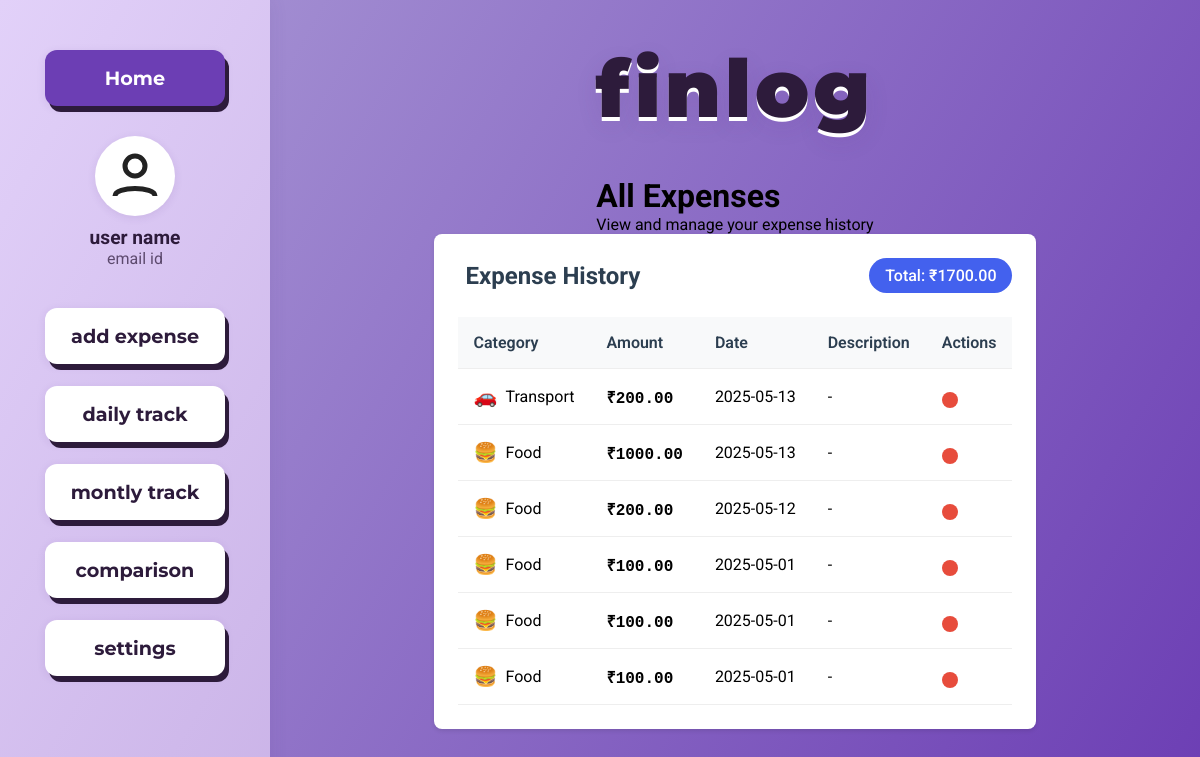
/expenses, run on the app's committed database.
### tables this page shows
CREATE TABLE expenses (
        id INTEGER PRIMARY KEY AUTOINCREMENT,
        category TEXT NOT NULL,
        amount REAL NOT NULL,
        date TEXT NOT NULL
    );

### app.py (the view)
@app.route('/expenses')
def expenses():
    try:
        with get_db_connection() as conn:
            c = conn.cursor()
            c.execute("""
                SELECT e.*, c.icon
                FROM expenses e
                LEFT JOIN categories c ON e.category = c.name
                ORDER BY e.date DESC
            """)
            expenses = c.fetchall()
            c.execute("SELECT SUM(amount) as total FROM expenses")
            total_expenses = c.fetchone()['total'] or 0
            return render_template('expenses.html',
                                expenses=expenses,
                                total_expenses=total_expenses)
    except sqlite3.Error as e:
        logger.error(f"Database error in expenses: {str(e)}")
        flash(f"Database error: {str(e)}", "error")
        return render_template('expenses.html', expenses=[], total_expenses=0)

### app.py (called while the page is built)
@contextmanager
def get_db_connection():
    conn = sqlite3.connect(DATABASE)
    conn.row_factory = sqlite3.Row
    try:
        yield conn
    except sqlite3.Error as e:
        logger.error(f"Database error: {str(e)}")
        raise
    finally:
        conn.close()

### templates/expenses.html (shortened to what this page needs)
{% extends "base.html" %}
{% block content %}
<header class="header">
    <h1>All Expenses</h1>
    <p class="text-center mb-3">View and manage your expense history</p>
</header>
<section class="expense-list card">
    <div class="section-header">
        <h2> Expense History</h2>
        <span class="total-expenses">Total: ₹{{ "%.2f"|format(total_expenses) }}</span>
    </div>
    {% if expenses %}
        <div class="table-responsive">
            <table class="expense-table">
                <thead>
                    <tr>
                        <th>Category</th>
                        <th>Amount</th>
                        <th>Date</th>
                        <th>Description</th>
                        <th>Actions</th>
                    </tr>
                </thead>
                <tbody>
                    {% for expense in expenses %}
                    <tr>
                        <td>
                            <div class="category-item">
                                {% if expense['category'] == 'Food' %}
                                <span class="category-icon">🍔</span>
                                {% elif expense['category'] == 'Transport' %}
                                <span class="category-icon">🚗</span>
                                {% elif expense['category'] == 'Shopping' %}
                                <span class="category-icon">🛍️</span>
                                {% elif expense['category'] == 'Bills' %}
                                <span class="category-icon">💡</span>
                                {% elif expense['category'] == 'Entertainment' %}
                                <span class="category-icon">🎬</span>
                                {% elif expense['category'] == 'Health' %}
                                <span class="category-icon">🏥</span>
                                {% elif expense['category'] == 'Travel' %}
                                <span class="category-icon">✈️</span>
                                {% elif expense['category'] == 'Education' %}
                                <span class="category-icon">📚</span>
                                {% elif expense['category'] == 'Gifts' %}
                                <span class="category-icon">🎁</span>
                                {% else %}
                                <span class="category-icon">📌</span>
                                {% endif %}
                                {{ expense['category'] }}
                            </div>
                        </td>
                        <td class="amount">₹{{ "%.2f"|format(expense['amount']) }}</td>
                        <td>{{ expense['date'] }}</td>
                        <td>{{ expense['description'] or '-' }}</td>
                        <td>
                            <form action="{{ url_for('delete_expense', id=expense['id']) }}" method="POST" class="delete-form" onsubmit="return confirm('Are you sure you want to delete this expense?');">
                                <button type="submit" class="btn btn-danger btn-sm">
                                </button>
                            </form>
                        </td>
                    </tr>
                    {% endfor %}
                </tbody>
            </table>
        </div>
    {% else %}
        <div class="empty-state">
            <i class="fas fa-receipt"></i>
            <p>No expenses recorded yet. Add your first expense!</p>
        </div>
    {% endif %}
</section>
{% endblock %}

### templates/base.html (shortened to what this page needs)
<!DOCTYPE html>
<html lang="en">
<head>
    <link rel="stylesheet" href="{{ url_for('static', filename='style.css') }}">
</head>
<body>
    <div class="app-container">
        <aside class="sidebar">
            <a href="{{ url_for('index') }}" class="sidebar-btn home-btn">Home</a>
            <div class="sidebar-user">
                <div class="avatar-circle">
                    <svg width="60" height="60" viewBox="0 0 24 24"><circle cx="12" cy="8" r="4" stroke="#222" stroke-width="2" fill="none"/><path d="M4 20c0-4 16-4 16 0" stroke="#222" stroke-width="2" fill="none"/></svg>
                </div>
                <div class="user-info">
                    <div class="user-name">user name</div>
                    <div class="user-email">email id</div>
                </div>
            </div>
            <nav class="sidebar-nav">
                <a href="{{ url_for('add_expense') }}" class="sidebar-btn">add expense</a>
                <a href="{{ url_for('daily_track') }}" class="sidebar-btn">daily track</a>
                <a href="{{ url_for('montly_track') }}" class="sidebar-btn">montly track</a>
                <a href="{{ url_for('comparison') }}" class="sidebar-btn">comparison</a>
                <a href="{{ url_for('settings') }}" class="sidebar-btn">settings</a>
            </nav>
        </aside>
        <main class="main-content">
            <div class="logo-area">
                <span class="logo-text">finlog</span>
            </div>
            {% block content %}{% endblock %}
        </main>
    </div>
</body>
</html>

### static/style.css (style rules this page uses)
:root { --primary: #4361ee; --secondary: #3f37c9; --success: #4cc9f0; --light: #f8f9fa; --dark: #212529; --border-radius: 8px; --box-shadow: 0 4px 6px rgba(0, 0, 0, 0.1); }
* { margin: 0; padding: 0; box-sizing: border-box; }
body { margin: 0; padding: 0; font-family: 'Roboto', Arial, sans-serif; background: linear-gradient(120deg, #e2d1f9 0%, #a18cd1 100%); min-height: 100vh; }
.app-container { display: flex; min-height: 100vh; }
.sidebar { width: 270px; background: linear-gradient(120deg, #e2d1f9 0%, #cbb4e8 100%); box-shadow: 2px 0 16px rgba(80, 40, 120, 0.08); display: flex; flex-direction: column; align-items: center; padding-top: 40px; padding-bottom: 40px; position: relative; z-index: 2; }
.sidebar-user { display: flex; flex-direction: column; align-items: center; margin-bottom: 40px; }
.avatar-circle { width: 80px; height: 80px; background: #fff; border-radius: 50%; display: flex; align-items: center; justify-content: center; box-shadow: 0 2px 8px rgba(80, 40, 120, 0.10); margin-bottom: 10px; }
.user-info { text-align: center; }
.user-name { font-size: 1.2rem; font-weight: 700; color: #2d1b3b; }
.user-email { font-size: 1rem; color: #5d4a6e; }
.sidebar-nav { display: flex; flex-direction: column; gap: 22px; width: 100%; align-items: center; }
.sidebar-btn { width: 180px; padding: 16px 0; background: #fff; color: #2d1b3b; font-size: 1.2rem; font-family: 'Montserrat', sans-serif; font-weight: 700; border: none; border-radius: 12px; box-shadow: 4px 6px 0 #2d1b3b, 0 2px 8px rgba(80, 40, 120, 0.10); margin-bottom: 0; cursor: pointer; text-align: center; text-decoration: none; transition: box-shadow 0.2s, transform 0.2s; display: block; }
.main-content { flex: 1; display: flex; flex-direction: column; align-items: center; justify-content: flex-start; background: linear-gradient(120deg, #a18cd1 0%, #6c3eb4 100%); min-height: 100vh; padding: 0 0 40px 0; position: relative; }
.logo-area { width: 100%; display: flex; justify-content: center; align-items: flex-start; margin-top: 40px; margin-bottom: 40px; }
.logo-text { font-family: 'Montserrat', sans-serif; font-size: 5rem; font-weight: 900; color: #2d1b3b; letter-spacing: 0.05em; text-shadow: 0 4px 0 #fff, 0 8px 24px rgba(80, 40, 120, 0.10); position: relative; }
.card { background-color: #fff; border-radius: 0.5rem; box-shadow: 0 2px 4px rgba(0, 0, 0, 0.1); padding: 1.5rem; margin-bottom: 2rem; }
.card h2 { color: #2c3e50; margin-bottom: 1.5rem; display: flex; align-items: center; gap: 0.5rem; }
.btn { display: inline-flex; align-items: center; gap: 0.5rem; padding: 0.75rem 1.5rem; background-color: #3498db; color: #fff; border: none; border-radius: 0.5rem; cursor: pointer; font-size: 1rem; transition: background-color 0.3s; }
.table-responsive { overflow-x: auto; }
.expense-table { width: 100%; border-collapse: collapse; }
.expense-table th, .expense-table td { padding: 1rem; text-align: left; border-bottom: 1px solid #eee; }
.expense-table th { background-color: #f8f9fa; font-weight: 600; color: #2c3e50; }
.category-item { display: flex; align-items: center; gap: 0.5rem; }
.category-icon { font-size: 1.2rem; }
.amount { font-family: 'Courier New', Courier, monospace; font-weight: 600; }
.card { animation: fadeIn 0.5s ease-out; }
.total-expenses { background: var(--primary); color: white; padding: 0.5rem 1rem; border-radius: 20px; font-weight: 500; }
.section-header { display: flex; justify-content: space-between; align-items: center; margin-bottom: 1.5rem; }
.section-header h2 { margin: 0; display: flex; align-items: center; gap: 0.5rem; }
.card { animation: fadeInUp 0.5s ease-out; }
.btn-danger { background-color: #e74c3c; }
.btn-sm { padding: 0.5rem; font-size: 0.875rem; }
.delete-form { display: inline; }
.expense-table td { vertical-align: middle; }
.home-btn { background: #6c3eb4; color: #fff; font-size: 1.2rem; font-weight: 700; margin-bottom: 30px; margin-top: 10px; box-shadow: 4px 6px 0 #2d1b3b, 0 2px 8px rgba(80, 40, 120, 0.10); }

### data on the page
expenses: category "Transport", amount "200.00", date "2025-05-13", expense "-"
expenses: category "Food", amount "1000.00", date "2025-05-13", expense "-"
expenses: category "Food", amount "200.00", date "2025-05-12", expense "-"
expenses: category "Food", amount "100.00", date "2025-05-01", expense "-"
expenses: category "Food", amount "100.00", date "2025-05-01", expense "-"
expenses: category "Food", amount "100.00", date "2025-05-01", expense "-"

### other printed values
{{ "%.2f"|format(total_expenses) }} "1700.00"
